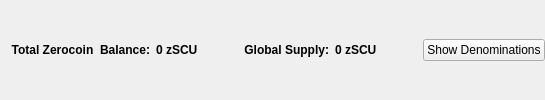
                       <widget class="QFrame" name="balanceSupplyFrame">
                        <layout class="QHBoxLayout" name="horizontalLayout_2" stretch="0,0,0,1,0">
                         <property name="rightMargin">
                          <number>0</number>
                         </property>
                         <item>
                          <layout class="QHBoxLayout" name="horizontalLayout_34">
                           <item>
                            <widget class="QLabel" name="labelzAvailableText_3">
                             <property name="font">
                              <font>
                               <weight>75</weight>
                               <bold>true</bold>
                              </font>
                             </property>
                             <property name="toolTip">
                              <string>Total Balance including unconfirmed and immature zSCU</string>
                             </property>
                             <property name="text">
                              <string>Total Zerocoin  Balance:</string>
                             </property>
                             <property name="alignment">
                              <set>Qt::AlignRight|Qt::AlignTrailing|Qt::AlignVCenter</set>
                             </property>
                            </widget>
                           </item>
                           <item>
                            <widget class="QLabel" name="labelzAvailableAmount_4">
                             <property name="minimumSize">
                              <size>
                               <width>40</width>
                               <height>0</height>
                              </size>
                             </property>
                             <property name="font">
                              <font>
                               <weight>75</weight>
                               <bold>true</bold>
                              </font>
                             </property>
                             <property name="toolTip">
                              <string>Total Balance including unconfirmed and immature zSCU</string>
                             </property>
                             <property name="text">
                              <string>0 zSCU</string>
                             </property>
                             <property name="alignment">
                              <set>Qt::AlignLeading|Qt::AlignLeft|Qt::AlignVCenter</set>
                             </property>
                            </widget>
                           </item>
                          </layout>
                         </item>
                         <item>
                          <spacer name="horizontalSpacer_32">
                           <property name="orientation">
                            <enum>Qt::Horizontal</enum>
                           </property>
                           <property name="sizeHint" stdset="0">
                            <size>
                             <width>40</width>
                             <height>20</height>
                            </size>
                           </property>
                          </spacer>
                         </item>
                         <item>
                          <layout class="QHBoxLayout" name="horizontalLayout_35">
                           <item>
                            <widget class="QLabel" name="labelZsupplyText_2">
                             <property name="font">
                              <font>
                               <weight>75</weight>
                               <bold>true</bold>
                              </font>
                             </property>
                             <property name="text">
                              <string>Global Supply:</string>
                             </property>
                             <property name="alignment">
                              <set>Qt::AlignRight|Qt::AlignTrailing|Qt::AlignVCenter</set>
                             </property>
                            </widget>
                           </item>
                           <item>
                            <widget class="QLabel" name="labelZsupplyAmount_2">
                             <property name="font">
                              <font>
                               <weight>75</weight>
                               <bold>true</bold>
                              </font>
                             </property>
                             <property name="text">
                              <string>0 zSCU</string>
                             </property>
                            </widget>
                           </item>
                          </layout>
                         </item>
                         <item>
                          <spacer name="horizontalSpacer_31">
                           <property name="orientation">
                            <enum>Qt::Horizontal</enum>
                           </property>
                           <property name="sizeHint" stdset="0">
                            <size>
                             <width>40</width>
                             <height>20</height>
                            </size>
                           </property>
                          </spacer>
                         </item>
                         <item>
                          <widget class="QPushButton" name="pushButtonShowDenoms">
                           <property name="toolTip">
                            <string>Show zSCU denominations list</string>
                           </property>
                           <property name="text">
                            <string>Show Denominations</string>
                           </property>
                          </widget>
                         </item>
                        </layout>
                       </widget>
